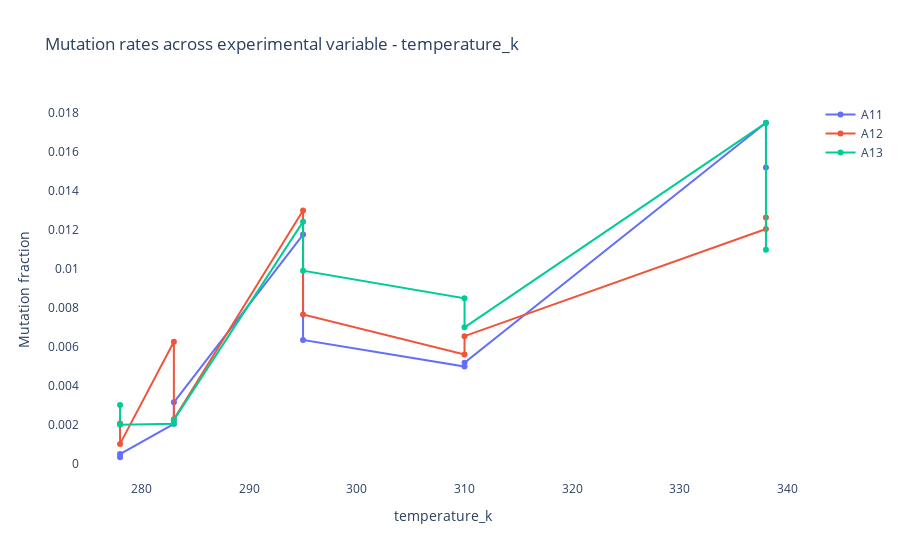

Here is the notebook cell this chart was saved with:
### Code cell
study.experimental_variable_across_samples(
    experimental_variable = 'temperature_k',
    reference = reference,
    section = 'ROI',
    base_type = ['A','C'],
    base_pairing = False
)['fig'].show()
study.experimental_variable_across_samples(
    experimental_variable = 'temperature_k',
    reference = reference,
    section = 'ROI',
)['data']

### Figure 1 — Plotly figure (JSON) as saved in the notebook; plotly's stock layout.template omitted (floating-point values rounded to 4 significant figures)
{"data": [{"hovertemplate": "<b>Experimental variable: %{x}<br>Mutation fraction: %{y}<extra></extra>", "mode": "lines+markers", "name": "A11", "text": "temperature_k", "type": "scatter", "x": [278, 278, 283, 283, 295, 295, 310, 310, 338, 338], "y": [0.0003355, 0.000501, 0.002049, 0.003155, 0.01176, 0.006349, 0.004993, 0.005186, 0.01749, 0.0152]}, {"hovertemplate": "<b>Experimental variable: %{x}<br>Mutation fraction: %{y}<extra></extra>", "mode": "lines+markers", "name": "A12", "text": "temperature_k", "type": "scatter", "x": [278, 278, 283, 283, 295, 295, 310, 310, 338, 338], "y": [0.002062, 0.001021, 0.006263, 0.002287, 0.01299, 0.007658, 0.005604, 0.006546, 0.01204, 0.01263]}, {"hovertemplate": "<b>Experimental variable: %{x}<br>Mutation fraction: %{y}<extra></extra>", "mode": "lines+markers", "name": "A13", "text": "temperature_k", "type": "scatter", "x": [278, 278, 283, 283, 295, 295, 310, 310, 338, 338], "y": [0.003019, 0.002003, 0.002049, 0.002251, 0.01242, 0.009905, 0.008487, 0.006999, 0.01749, 0.01098]}], "layout": {"paper_bgcolor": "white", "plot_bgcolor": "white", "title": {"text": "Mutation rates across experimental variable - temperature_k"}, "xaxis": {"title": {"text": "temperature_k"}}, "yaxis": {"title": {"text": "Mutation fraction"}}}}
